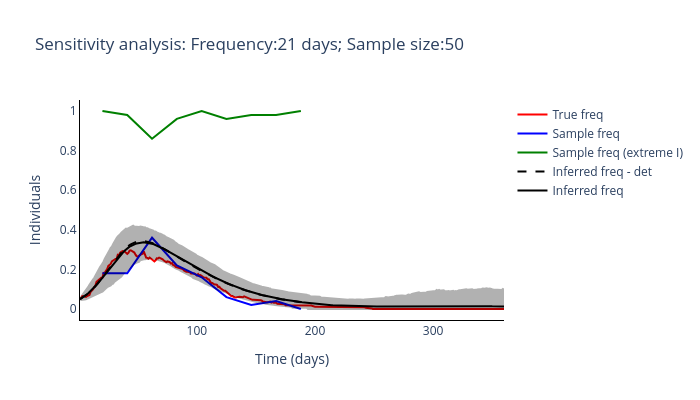

The notebook cell this image was saved under:
### Code cell
routine_run(freq_samplying_range[4], sample_size_range[3])

### Figure 1 — Plotly figure (JSON) as saved in the notebook; plotly's stock layout.template omitted (floating-point values rounded to 4 significant figures; data arrays with more than 128 entries replaced by an {"elided": "..."} marker saying what was removed)
{"data": [{"line": {"color": "red"}, "mode": "lines", "name": "True freq", "type": "scatter", "x": {"elided": "360 int values"}, "y": {"elided": "360 float values"}}, {"line": {"color": "blue"}, "mode": "lines", "name": "Sample freq", "type": "scatter", "x": [20, 41, 62, 83, 104, 125, 146, 167, 188], "y": [0.18, 0.18, 0.36, 0.22, 0.16, 0.06, 0.02, 0.04, 0]}, {"line": {"color": "green"}, "mode": "lines", "name": "Sample freq (extreme I)", "type": "scatter", "x": [20, 41, 62, 83, 104, 125, 146, 167, 188], "y": [1, 0.98, 0.86, 0.96, 1, 0.96, 0.98, 0.98, 1]}, {"line": {"color": "black", "dash": "dash"}, "mode": "lines", "name": "Inferred freq - det", "type": "scatter", "x": {"elided": "360 int values"}, "y": {"elided": "188 float values"}}, {"line": {"color": "black"}, "mode": "lines", "name": "Inferred freq", "type": "scatter", "x": {"elided": "360 int values"}, "y": {"elided": "360 float values"}}, {"fill": "toself", "fillcolor": "black", "line": {"color": "black"}, "mode": "lines", "name": "Inferred freq", "opacity": 0.3, "showlegend": false, "type": "scatter", "x": {"elided": "720 int values"}, "y": {"elided": "720 float values"}}], "layout": {"height": 400, "plot_bgcolor": "white", "title": {"text": "Sensitivity analysis: Frequency:21 days; Sample size:50"}, "width": 700, "xaxis": {"linecolor": "black", "title": {"text": "Time (days)"}}, "yaxis": {"linecolor": "black", "title": {"text": "Individuals"}}}}
